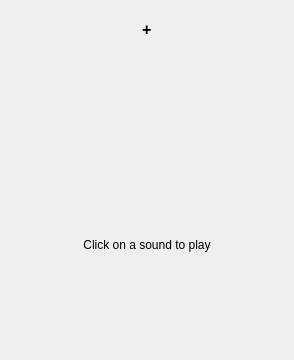
<?xml version="1.0" encoding="UTF-8"?>
<ui version="4.0">
 <class>MiniDialpadWidget</class>
 <widget class="QWidget" name="MiniDialpadWidget">
  <property name="geometry">
   <rect>
    <x>0</x>
    <y>0</y>
    <width>294</width>
    <height>360</height>
   </rect>
  </property>
  <property name="sizePolicy">
   <sizepolicy hsizetype="Preferred" vsizetype="Preferred">
    <horstretch>0</horstretch>
    <verstretch>0</verstretch>
   </sizepolicy>
  </property>
  <property name="minimumSize">
   <size>
    <width>220</width>
    <height>307</height>
   </size>
  </property>
  <property name="maximumSize">
   <size>
    <width>16777215</width>
    <height>16777215</height>
   </size>
  </property>
  <property name="windowTitle">
   <string>Keypad</string>
  </property>
  <layout class="QGridLayout" name="gridLayout_14">
   <property name="margin">
    <number>0</number>
   </property>
   <property name="spacing">
    <number>0</number>
   </property>
   <item row="0" column="0">
    <spacer name="verticalSpacer">
     <property name="orientation">
      <enum>Qt::Vertical</enum>
     </property>
     <property name="sizeType">
      <enum>QSizePolicy::Fixed</enum>
     </property>
     <property name="sizeHint" stdset="0">
      <size>
       <width>20</width>
       <height>20</height>
      </size>
     </property>
    </spacer>
   </item>
   <item row="1" column="0">
    <layout class="QGridLayout" name="gridLayout_13">
     <property name="spacing">
      <number>0</number>
     </property>
     <item row="0" column="0">
      <layout class="QGridLayout" name="gridLayout_8">
       <property name="leftMargin">
        <number>0</number>
       </property>
       <property name="spacing">
        <number>0</number>
       </property>
       <item row="0" column="0">
        <spacer name="horizontalSpacer_6">
         <property name="orientation">
          <enum>Qt::Horizontal</enum>
         </property>
         <property name="sizeHint" stdset="0">
          <size>
           <width>13</width>
           <height>13</height>
          </size>
         </property>
        </spacer>
       </item>
       <item row="0" column="1">
        <widget class="QLabel" name="firstParticipantPhoneNumberLabel">
         <property name="sizePolicy">
          <sizepolicy hsizetype="Preferred" vsizetype="Preferred">
           <horstretch>0</horstretch>
           <verstretch>0</verstretch>
          </sizepolicy>
         </property>
         <property name="minimumSize">
          <size>
           <width>0</width>
           <height>0</height>
          </size>
         </property>
         <property name="maximumSize">
          <size>
           <width>150</width>
           <height>16777215</height>
          </size>
         </property>
         <property name="frameShape">
          <enum>QFrame::NoFrame</enum>
         </property>
         <property name="text">
          <string/>
         </property>
         <property name="textFormat">
          <enum>Qt::PlainText</enum>
         </property>
         <property name="alignment">
          <set>Qt::AlignCenter</set>
         </property>
        </widget>
       </item>
       <item row="0" column="2">
        <widget class="QFrame" name="secondParticipantFrame">
         <property name="frameShape">
          <enum>QFrame::NoFrame</enum>
         </property>
         <property name="frameShadow">
          <enum>QFrame::Plain</enum>
         </property>
         <layout class="QGridLayout" name="gridLayout_5">
          <property name="margin">
           <number>0</number>
          </property>
          <property name="spacing">
           <number>0</number>
          </property>
          <item row="0" column="0">
           <widget class="QLabel" name="plusSignLabel">
            <property name="font">
             <font>
              <family>Tahoma</family>
              <pointsize>12</pointsize>
              <weight>75</weight>
              <bold>true</bold>
             </font>
            </property>
            <property name="frameShape">
             <enum>QFrame::NoFrame</enum>
            </property>
            <property name="text">
             <string>+</string>
            </property>
           </widget>
          </item>
          <item row="0" column="1">
           <widget class="QLabel" name="secondParticipantPhoneNumberLabel">
            <property name="sizePolicy">
             <sizepolicy hsizetype="Preferred" vsizetype="Preferred">
              <horstretch>0</horstretch>
              <verstretch>0</verstretch>
             </sizepolicy>
            </property>
            <property name="minimumSize">
             <size>
              <width>0</width>
              <height>0</height>
             </size>
            </property>
            <property name="maximumSize">
             <size>
              <width>150</width>
              <height>16777215</height>
             </size>
            </property>
            <property name="frameShape">
             <enum>QFrame::NoFrame</enum>
            </property>
            <property name="text">
             <string/>
            </property>
            <property name="textFormat">
             <enum>Qt::PlainText</enum>
            </property>
            <property name="alignment">
             <set>Qt::AlignCenter</set>
            </property>
           </widget>
          </item>
         </layout>
        </widget>
       </item>
       <item row="0" column="3">
        <spacer name="horizontalSpacer_5">
         <property name="orientation">
          <enum>Qt::Horizontal</enum>
         </property>
         <property name="sizeHint" stdset="0">
          <size>
           <width>34</width>
           <height>13</height>
          </size>
         </property>
        </spacer>
       </item>
      </layout>
     </item>
     <item row="1" column="0">
      <spacer name="verticalSpacer_7">
       <property name="orientation">
        <enum>Qt::Vertical</enum>
       </property>
       <property name="sizeHint" stdset="0">
        <size>
         <width>20</width>
         <height>6</height>
        </size>
       </property>
      </spacer>
     </item>
     <item row="2" column="0">
      <layout class="QGridLayout" name="gridLayout_9">
       <property name="leftMargin">
        <number>0</number>
       </property>
       <property name="spacing">
        <number>0</number>
       </property>
       <item row="0" column="0">
        <spacer name="horizontalSpacer_16">
         <property name="orientation">
          <enum>Qt::Horizontal</enum>
         </property>
         <property name="sizeHint" stdset="0">
          <size>
           <width>40</width>
           <height>20</height>
          </size>
         </property>
        </spacer>
       </item>
       <item row="0" column="1">
        <widget class="QLabel" name="durationLabel">
         <property name="minimumSize">
          <size>
           <width>10</width>
           <height>0</height>
          </size>
         </property>
         <property name="frameShape">
          <enum>QFrame::NoFrame</enum>
         </property>
         <property name="text">
          <string/>
         </property>
        </widget>
       </item>
       <item row="0" column="2">
        <spacer name="horizontalSpacer_15">
         <property name="orientation">
          <enum>Qt::Horizontal</enum>
         </property>
         <property name="sizeHint" stdset="0">
          <size>
           <width>40</width>
           <height>20</height>
          </size>
         </property>
        </spacer>
       </item>
      </layout>
     </item>
     <item row="3" column="0">
      <spacer name="verticalSpacer_8">
       <property name="orientation">
        <enum>Qt::Vertical</enum>
       </property>
       <property name="sizeType">
        <enum>QSizePolicy::Fixed</enum>
       </property>
       <property name="sizeHint" stdset="0">
        <size>
         <width>128</width>
         <height>10</height>
        </size>
       </property>
      </spacer>
     </item>
     <item row="4" column="0">
      <layout class="QGridLayout" name="gridLayout_4">
       <property name="spacing">
        <number>0</number>
       </property>
       <item row="0" column="0">
        <spacer name="horizontalSpacer">
         <property name="orientation">
          <enum>Qt::Horizontal</enum>
         </property>
         <property name="sizeHint" stdset="0">
          <size>
           <width>40</width>
           <height>20</height>
          </size>
         </property>
        </spacer>
       </item>
       <item row="0" column="1">
        <widget class="QStackedWidget" name="stackedWidget">
         <property name="sizePolicy">
          <sizepolicy hsizetype="Expanding" vsizetype="Expanding">
           <horstretch>0</horstretch>
           <verstretch>0</verstretch>
          </sizepolicy>
         </property>
         <property name="minimumSize">
          <size>
           <width>0</width>
           <height>0</height>
          </size>
         </property>
         <property name="maximumSize">
          <size>
           <width>1000</width>
           <height>1000</height>
          </size>
         </property>
         <property name="frameShape">
          <enum>QFrame::NoFrame</enum>
         </property>
         <property name="currentIndex">
          <number>1</number>
         </property>
         <widget class="QWidget" name="classicDialpadPage">
          <layout class="QGridLayout" name="gridLayout_7">
           <property name="margin">
            <number>0</number>
           </property>
           <property name="spacing">
            <number>0</number>
           </property>
           <item row="0" column="1">
            <spacer name="verticalSpacer_5">
             <property name="orientation">
              <enum>Qt::Vertical</enum>
             </property>
             <property name="sizeHint" stdset="0">
              <size>
               <width>20</width>
               <height>9</height>
              </size>
             </property>
            </spacer>
           </item>
           <item row="1" column="0">
            <spacer name="horizontalSpacer_4">
             <property name="orientation">
              <enum>Qt::Horizontal</enum>
             </property>
             <property name="sizeHint" stdset="0">
              <size>
               <width>30</width>
               <height>17</height>
              </size>
             </property>
            </spacer>
           </item>
           <item row="1" column="1">
            <widget class="QFrame" name="frame">
             <property name="sizePolicy">
              <sizepolicy hsizetype="Expanding" vsizetype="Expanding">
               <horstretch>0</horstretch>
               <verstretch>0</verstretch>
              </sizepolicy>
             </property>
             <property name="minimumSize">
              <size>
               <width>0</width>
               <height>0</height>
              </size>
             </property>
             <property name="maximumSize">
              <size>
               <width>1000</width>
               <height>1000</height>
              </size>
             </property>
             <property name="frameShape">
              <enum>QFrame::NoFrame</enum>
             </property>
             <property name="frameShadow">
              <enum>QFrame::Raised</enum>
             </property>
             <layout class="QGridLayout" name="gridLayout">
              <property name="horizontalSpacing">
               <number>12</number>
              </property>
              <property name="verticalSpacing">
               <number>8</number>
              </property>
              <property name="margin">
               <number>0</number>
              </property>
              <item row="0" column="0">
               <widget class="ImageButton" name="oneButton" native="true">
                <property name="sizePolicy">
                 <sizepolicy hsizetype="Fixed" vsizetype="Fixed">
                  <horstretch>0</horstretch>
                  <verstretch>0</verstretch>
                 </sizepolicy>
                </property>
                <property name="minimumSize">
                 <size>
                  <width>67</width>
                  <height>52</height>
                 </size>
                </property>
                <property name="maximumSize">
                 <size>
                  <width>67</width>
                  <height>52</height>
                 </size>
                </property>
                <property name="text" stdset="0">
                 <string/>
                </property>
                <property name="flat" stdset="0">
                 <bool>false</bool>
                </property>
               </widget>
              </item>
              <item row="0" column="1">
               <widget class="ImageButton" name="twoButton" native="true">
                <property name="sizePolicy">
                 <sizepolicy hsizetype="Fixed" vsizetype="Fixed">
                  <horstretch>0</horstretch>
                  <verstretch>0</verstretch>
                 </sizepolicy>
                </property>
                <property name="minimumSize">
                 <size>
                  <width>62</width>
                  <height>52</height>
                 </size>
                </property>
                <property name="maximumSize">
                 <size>
                  <width>62</width>
                  <height>52</height>
                 </size>
                </property>
                <property name="text" stdset="0">
                 <string/>
                </property>
               </widget>
              </item>
              <item row="0" column="2" colspan="2">
               <widget class="ImageButton" name="threeButton" native="true">
                <property name="sizePolicy">
                 <sizepolicy hsizetype="Fixed" vsizetype="Fixed">
                  <horstretch>0</horstretch>
                  <verstretch>0</verstretch>
                 </sizepolicy>
                </property>
                <property name="minimumSize">
                 <size>
                  <width>67</width>
                  <height>52</height>
                 </size>
                </property>
                <property name="maximumSize">
                 <size>
                  <width>67</width>
                  <height>52</height>
                 </size>
                </property>
                <property name="text" stdset="0">
                 <string/>
                </property>
               </widget>
              </item>
              <item row="1" column="0">
               <widget class="ImageButton" name="fourButton" native="true">
                <property name="sizePolicy">
                 <sizepolicy hsizetype="Fixed" vsizetype="Fixed">
                  <horstretch>0</horstretch>
                  <verstretch>0</verstretch>
                 </sizepolicy>
                </property>
                <property name="minimumSize">
                 <size>
                  <width>67</width>
                  <height>45</height>
                 </size>
                </property>
                <property name="maximumSize">
                 <size>
                  <width>67</width>
                  <height>45</height>
                 </size>
                </property>
                <property name="text" stdset="0">
                 <string/>
                </property>
               </widget>
              </item>
              <item row="1" column="1">
               <widget class="ImageButton" name="fiveButton" native="true">
                <property name="sizePolicy">
                 <sizepolicy hsizetype="Fixed" vsizetype="Fixed">
                  <horstretch>0</horstretch>
                  <verstretch>0</verstretch>
                 </sizepolicy>
                </property>
                <property name="minimumSize">
                 <size>
                  <width>62</width>
                  <height>45</height>
                 </size>
                </property>
                <property name="maximumSize">
                 <size>
                  <width>62</width>
                  <height>45</height>
                 </size>
                </property>
                <property name="text" stdset="0">
                 <string/>
                </property>
               </widget>
              </item>
              <item row="1" column="2" colspan="2">
               <widget class="ImageButton" name="sixButton" native="true">
                <property name="sizePolicy">
                 <sizepolicy hsizetype="Fixed" vsizetype="Fixed">
                  <horstretch>0</horstretch>
                  <verstretch>0</verstretch>
                 </sizepolicy>
                </property>
                <property name="minimumSize">
                 <size>
                  <width>67</width>
                  <height>45</height>
                 </size>
                </property>
                <property name="maximumSize">
                 <size>
                  <width>67</width>
                  <height>45</height>
                 </size>
                </property>
                <property name="text" stdset="0">
                 <string/>
                </property>
               </widget>
              </item>
              <item row="2" column="0">
               <widget class="ImageButton" name="sevenButton" native="true">
                <property name="sizePolicy">
                 <sizepolicy hsizetype="Fixed" vsizetype="Fixed">
                  <horstretch>0</horstretch>
                  <verstretch>0</verstretch>
                 </sizepolicy>
                </property>
                <property name="minimumSize">
                 <size>
                  <width>67</width>
                  <height>45</height>
                 </size>
                </property>
                <property name="maximumSize">
                 <size>
                  <width>67</width>
                  <height>45</height>
                 </size>
                </property>
                <property name="text" stdset="0">
                 <string/>
                </property>
               </widget>
              </item>
              <item row="2" column="1">
               <widget class="ImageButton" name="eightButton" native="true">
                <property name="sizePolicy">
                 <sizepolicy hsizetype="Fixed" vsizetype="Fixed">
                  <horstretch>0</horstretch>
                  <verstretch>0</verstretch>
                 </sizepolicy>
                </property>
                <property name="minimumSize">
                 <size>
                  <width>62</width>
                  <height>45</height>
                 </size>
                </property>
                <property name="maximumSize">
                 <size>
                  <width>62</width>
                  <height>45</height>
                 </size>
                </property>
                <property name="text" stdset="0">
                 <string/>
                </property>
               </widget>
              </item>
              <item row="2" column="2" colspan="2">
               <widget class="ImageButton" name="nineButton" native="true">
                <property name="sizePolicy">
                 <sizepolicy hsizetype="Fixed" vsizetype="Fixed">
                  <horstretch>0</horstretch>
                  <verstretch>0</verstretch>
                 </sizepolicy>
                </property>
                <property name="minimumSize">
                 <size>
                  <width>67</width>
                  <height>45</height>
                 </size>
                </property>
                <property name="maximumSize">
                 <size>
                  <width>67</width>
                  <height>45</height>
                 </size>
                </property>
                <property name="text" stdset="0">
                 <string/>
                </property>
               </widget>
              </item>
              <item row="3" column="0">
               <widget class="ImageButton" name="starButton" native="true">
                <property name="sizePolicy">
                 <sizepolicy hsizetype="Fixed" vsizetype="Fixed">
                  <horstretch>0</horstretch>
                  <verstretch>0</verstretch>
                 </sizepolicy>
                </property>
                <property name="minimumSize">
                 <size>
                  <width>67</width>
                  <height>46</height>
                 </size>
                </property>
                <property name="maximumSize">
                 <size>
                  <width>67</width>
                  <height>46</height>
                 </size>
                </property>
                <property name="text" stdset="0">
                 <string/>
                </property>
               </widget>
              </item>
              <item row="3" column="1">
               <widget class="ImageButton" name="zeroButton" native="true">
                <property name="sizePolicy">
                 <sizepolicy hsizetype="Fixed" vsizetype="Fixed">
                  <horstretch>0</horstretch>
                  <verstretch>0</verstretch>
                 </sizepolicy>
                </property>
                <property name="minimumSize">
                 <size>
                  <width>62</width>
                  <height>46</height>
                 </size>
                </property>
                <property name="maximumSize">
                 <size>
                  <width>62</width>
                  <height>46</height>
                 </size>
                </property>
                <property name="text" stdset="0">
                 <string/>
                </property>
               </widget>
              </item>
              <item row="3" column="2" colspan="2">
               <widget class="ImageButton" name="poundButton" native="true">
                <property name="sizePolicy">
                 <sizepolicy hsizetype="Fixed" vsizetype="Fixed">
                  <horstretch>0</horstretch>
                  <verstretch>0</verstretch>
                 </sizepolicy>
                </property>
                <property name="minimumSize">
                 <size>
                  <width>67</width>
                  <height>46</height>
                 </size>
                </property>
                <property name="maximumSize">
                 <size>
                  <width>67</width>
                  <height>46</height>
                 </size>
                </property>
                <property name="text" stdset="0">
                 <string/>
                </property>
               </widget>
              </item>
              <item row="4" column="0" colspan="3">
               <widget class="ImageButton" name="hangUpButton" native="true">
                <property name="sizePolicy">
                 <sizepolicy hsizetype="Fixed" vsizetype="Fixed">
                  <horstretch>0</horstretch>
                  <verstretch>0</verstretch>
                 </sizepolicy>
                </property>
                <property name="minimumSize">
                 <size>
                  <width>158</width>
                  <height>34</height>
                 </size>
                </property>
                <property name="maximumSize">
                 <size>
                  <width>158</width>
                  <height>34</height>
                 </size>
                </property>
                <property name="text" stdset="0">
                 <string/>
                </property>
               </widget>
              </item>
              <item row="4" column="3">
               <widget class="ImageButton" name="backButton" native="true">
                <property name="sizePolicy">
                 <sizepolicy hsizetype="Fixed" vsizetype="Fixed">
                  <horstretch>0</horstretch>
                  <verstretch>0</verstretch>
                 </sizepolicy>
                </property>
                <property name="minimumSize">
                 <size>
                  <width>38</width>
                  <height>34</height>
                 </size>
                </property>
                <property name="maximumSize">
                 <size>
                  <width>38</width>
                  <height>34</height>
                 </size>
                </property>
                <property name="text" stdset="0">
                 <string/>
                </property>
               </widget>
              </item>
             </layout>
            </widget>
           </item>
           <item row="1" column="2">
            <spacer name="horizontalSpacer_3">
             <property name="orientation">
              <enum>Qt::Horizontal</enum>
             </property>
             <property name="sizeHint" stdset="0">
              <size>
               <width>30</width>
               <height>17</height>
              </size>
             </property>
            </spacer>
           </item>
          </layout>
         </widget>
         <widget class="QWidget" name="svgDialpadPage">
          <layout class="QGridLayout" name="gridLayout_12">
           <property name="margin">
            <number>0</number>
           </property>
           <property name="spacing">
            <number>0</number>
           </property>
           <item row="0" column="0">
            <layout class="QGridLayout" name="gridLayout_11">
             <property name="spacing">
              <number>0</number>
             </property>
             <item row="0" column="0">
              <widget class="QtSVGDialpad" name="qtSVGDialpad">
               <property name="sizePolicy">
                <sizepolicy hsizetype="Ignored" vsizetype="Minimum">
                 <horstretch>0</horstretch>
                 <verstretch>0</verstretch>
                </sizepolicy>
               </property>
               <property name="minimumSize">
                <size>
                 <width>0</width>
                 <height>150</height>
                </size>
               </property>
              </widget>
             </item>
             <item row="1" column="0">
              <layout class="QGridLayout" name="gridLayout_6">
               <property name="spacing">
                <number>0</number>
               </property>
               <item row="1" column="0">
                <spacer name="horizontalSpacer_7">
                 <property name="orientation">
                  <enum>Qt::Horizontal</enum>
                 </property>
                 <property name="sizeHint" stdset="0">
                  <size>
                   <width>18</width>
                   <height>20</height>
                  </size>
                 </property>
                </spacer>
               </item>
               <item row="1" column="1">
                <widget class="QLabel" name="labelSVG">
                 <property name="text">
                  <string>Click on a sound to play</string>
                 </property>
                 <property name="alignment">
                  <set>Qt::AlignCenter</set>
                 </property>
                 <property name="wordWrap">
                  <bool>true</bool>
                 </property>
                </widget>
               </item>
               <item row="1" column="2">
                <spacer name="horizontalSpacer_8">
                 <property name="orientation">
                  <enum>Qt::Horizontal</enum>
                 </property>
                 <property name="sizeHint" stdset="0">
                  <size>
                   <width>18</width>
                   <height>20</height>
                  </size>
                 </property>
                </spacer>
               </item>
               <item row="0" column="1">
                <spacer name="verticalSpacer_10">
                 <property name="orientation">
                  <enum>Qt::Vertical</enum>
                 </property>
                 <property name="sizeHint" stdset="0">
                  <size>
                   <width>20</width>
                   <height>10</height>
                  </size>
                 </property>
                </spacer>
               </item>
              </layout>
             </item>
             <item row="2" column="0">
              <spacer name="verticalSpacer_9">
               <property name="orientation">
                <enum>Qt::Vertical</enum>
               </property>
               <property name="sizeType">
                <enum>QSizePolicy::Fixed</enum>
               </property>
               <property name="sizeHint" stdset="0">
                <size>
                 <width>20</width>
                 <height>5</height>
                </size>
               </property>
              </spacer>
             </item>
             <item row="3" column="0">
              <layout class="QGridLayout" name="gridLayout_10">
               <item row="0" column="0">
                <spacer name="horizontalSpacer_12">
                 <property name="orientation">
                  <enum>Qt::Horizontal</enum>
                 </property>
                 <property name="sizeHint" stdset="0">
                  <size>
                   <width>13</width>
                   <height>20</height>
                  </size>
                 </property>
                </spacer>
               </item>
               <item row="0" column="1">
                <widget class="ImageButton" name="backButtonFun" native="true">
                 <property name="minimumSize">
                  <size>
                   <width>182</width>
                   <height>28</height>
                  </size>
                 </property>
                 <property name="maximumSize">
                  <size>
                   <width>182</width>
                   <height>28</height>
                  </size>
                 </property>
                 <property name="flat" stdset="0">
                  <bool>true</bool>
                 </property>
                </widget>
               </item>
               <item row="0" column="2">
                <spacer name="horizontalSpacer_11">
                 <property name="orientation">
                  <enum>Qt::Horizontal</enum>
                 </property>
                 <property name="sizeHint" stdset="0">
                  <size>
                   <width>13</width>
                   <height>20</height>
                  </size>
                 </property>
                </spacer>
               </item>
              </layout>
             </item>
            </layout>
           </item>
           <item row="1" column="0">
            <spacer name="verticalSpacer_6">
             <property name="orientation">
              <enum>Qt::Vertical</enum>
             </property>
             <property name="sizeHint" stdset="0">
              <size>
               <width>20</width>
               <height>1</height>
              </size>
             </property>
            </spacer>
           </item>
          </layout>
         </widget>
        </widget>
       </item>
       <item row="0" column="2">
        <spacer name="horizontalSpacer_2">
         <property name="orientation">
          <enum>Qt::Horizontal</enum>
         </property>
         <property name="sizeHint" stdset="0">
          <size>
           <width>40</width>
           <height>20</height>
          </size>
         </property>
        </spacer>
       </item>
      </layout>
     </item>
    </layout>
   </item>
   <item row="2" column="0">
    <spacer name="verticalSpacer_2">
     <property name="orientation">
      <enum>Qt::Vertical</enum>
     </property>
     <property name="sizeHint" stdset="0">
      <size>
       <width>20</width>
       <height>32</height>
      </size>
     </property>
    </spacer>
   </item>
  </layout>
 </widget>
 <customwidgets>
  <customwidget>
   <class>ImageButton</class>
   <extends>QWidget</extends>
   <header>qtutil/ImageButton.h</header>
  </customwidget>
  <customwidget>
   <class>QtSVGDialpad</class>
   <extends>QFrame</extends>
   <header>dialpad/QtSVGDialpad.h</header>
   <container>1</container>
  </customwidget>
 </customwidgets>
 <resources/>
 <connections/>
</ui>
